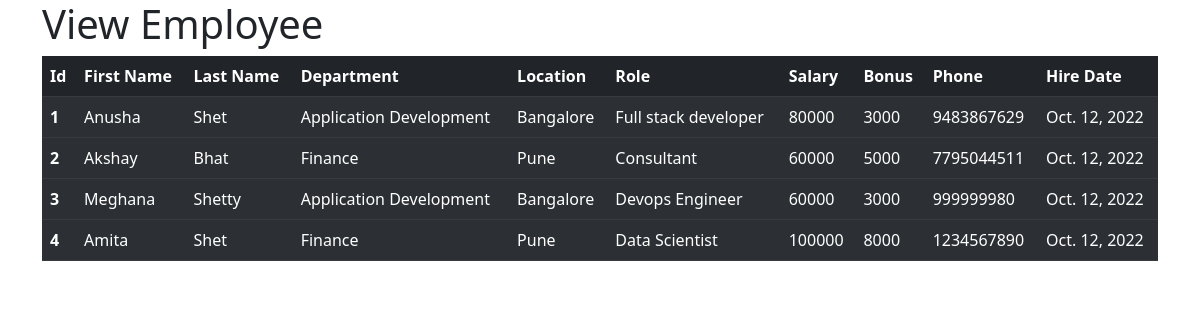
The page /view_emp on the database its author committed.
### emp_mgmt_app/models.py (models this page shows, shortened)
class Employee(models.Model):
    first_name = models.CharField(max_length=100,null=False)
    last_name = models.CharField(max_length=100)
    dept = models.ForeignKey(Department,on_delete=models.CASCADE)
    salary = models.IntegerField(default=0)
    bonus = models.IntegerField(default=0)
    role = models.ForeignKey(Role,on_delete=models.CASCADE)
    phone = models.IntegerField(default=0)
    hire_date = models.DateField()

class Department(models.Model):
    name = models.CharField(max_length=100,null=False)
    location = models.CharField(max_length=100)

class Role(models.Model):
    name = models.CharField(max_length=100,null=False)

### emp_mgmt_app/views.py (the view)
# urls.py: path('view_emp',views.view_emp, name='view_emp'),
def view_emp(request):
    emps = Employee.objects.all()
    context = {
        'emps':emps
    }
    return render(request,'view_emp.html',context)

### emp_mgmt_app/templates/view_emp.html (shortened to what this page needs)
<!doctype html>
<html lang="en">
  <head>
    <link href="https://cdn.jsdelivr.net/npm/bootstrap@5.2.2/dist/css/bootstrap.min.css" rel="stylesheet">
  </head>
  <body>
    <div class="container">
        <h1>View Employee</h1>
        <table class="table table-dark table-striped table-hover">
          <thead>
            <tr>
              <th scope="col">Id</th>
              <th scope="col">First Name</th>
              <th scope="col">Last Name</th>
              <th scope="col">Department</th>
              <th scope="col">Location</th>
              <th scope="col">Role</th>
              <th scope="col">Salary</th>
              <th scope="col">Bonus</th>
              <th scope="col">Phone</th>
              <th scope="col">Hire Date</th>
            </tr>
          </thead>
          {% for emp in emps %}
          <tbody>
            <tr>
              <th scope="row">{{ emp.id }}</th>
              <td>{{ emp.first_name}}</td>
              <td>{{ emp.last_name }}</td>
              <td>{{ emp.dept.name }}</td>
              <td>{{ emp.dept.location }}</td>
              <td>{{ emp.role.name }}</td>
              <td>{{ emp.salary }}</td>
              <td>{{ emp.bonus }}</td>
              <td>{{ emp.phone }}</td>
              <td>{{ emp.hire_date }}</td>
            </tr>
          </tbody>
          {% endfor %}
        </table>
    </div>
  </body>
</html>

### rows shown on the page
Employee: id "1", first_name "Anusha", last_name "Shet", dept.name "Application Development", dept.location "Bangalore", role.name "Full stack developer", salary "80000", bonus "3000", phone "9483867629", hire_date "Oct. 12, 2022"
Employee: id "2", first_name "Akshay", last_name "Bhat", dept.name "Finance", dept.location "Pune", role.name "Consultant", salary "60000", bonus "5000", phone "7795044511", hire_date "Oct. 12, 2022"
Employee: id "3", first_name "Meghana", last_name "Shetty", dept.name "Application Development", dept.location "Bangalore", role.name "Devops Engineer", salary "60000", bonus "3000", phone "999999980", hire_date "Oct. 12, 2022"
Employee: id "4", first_name "Amita", last_name "Shet", dept.name "Finance", dept.location "Pune", role.name "Data Scientist", salary "100000", bonus "8000", phone "1234567890", hire_date "Oct. 12, 2022"
